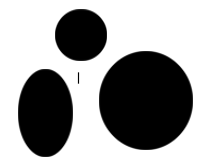
#> input picture data1.png, 218 x 168 px, found by its file name
$ python levelSet.py
#> lines starting #> are read from the running program, lines starting #| are printed output that depends on the picture; after the words box and inside, x2 and y2 are one past the last pixel; in counts of white or black regions, pixels touching at a corner belong together
### Program/flevelset.py
import numpy as np


def grad(x):
    return np.array(np.gradient(x))


def norm(x, axis=0):
    return np.sqrt(np.sum(np.square(x), axis=axis))


def levelset(phi_0, g, tms, it):
    for k in range(it):
        phi_0 = phi_0 + tms * g * norm(grad(phi_0))
    return phi_0

### Program/levelSet.py
import cv2
import numpy as np
import flevelset as lv
import time
import matplotlib.pyplot as plt
img = cv2.imread('data1.png')
#> img is the input picture: shape (168, 218, 3); min 0, max 255, mean 162.6
gray = cv2.cvtColor(img, cv2.COLOR_BGR2GRAY)
ln, cl = len(gray), len(gray[0])
#> ln = 168; cl = 218
tms = 0.2
it_in = 10
it_out = 80
sig = 1.5
img_s = cv2.GaussianBlur(gray, (15, 15), sig)
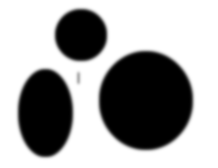
#> img_s: shape (168, 218); min 0, max 255, mean 162.6


def grad(x):
    return np.array(np.gradient(x))


def norm(x, axis=0):
#> called with x = array of shape (2, 168, 218), axis = 0
    return np.sqrt(np.sum(np.square(x), axis=axis))
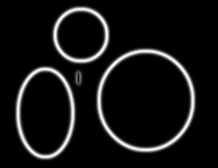
#> returned value: shape (168, 218) float64; min 0, max 63.78, mean 4.9; drawn with min black and max white


def stopping_fun(x):
    return 1. / (1. + norm(grad(x))**2)
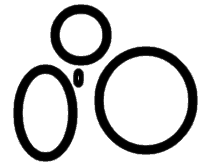
#> returned value: shape (168, 218) float64; min 0.000246, max 1, mean 0.82


g = stopping_fun(img_s)
c0 = 2
phi = c0*np.ones((ln, cl))
phi[5:-5, 5:-5] = -c0
def tresh0(x): return 255 if x <= 2 else 0


tresh = np.vectorize(tresh0)
for i in range(it_out):
    phi = lv.levelset(phi, g, tms, it_in)
    gbr = tresh(phi)
    cv2.imshow('Iteration', np.uint8(gbr))
    cv2.waitKey(1)
    time.sleep(0.1)
#> this loop made 80 passes
#> pass 1, `phi = lv.levelset(phi, g, tms, it_in)`:
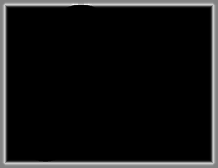
#> phi: shape (168, 218) float64; min -2, max 5.81, mean -1.37; drawn with min black and max white
#> pass 1, `gbr = tresh(phi)`:
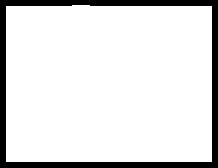
#> gbr: shape (168, 218) int64; 87.8% white; 1 black region, box (x1, y1, x2, y2) and area: (0, 0, 218, 168) 4470
#> after the loop:
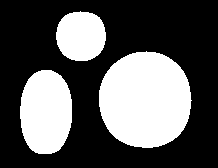
#> gbr: shape (168, 218) int64; 34.7% white; 3 white regions, box (x1, y1, x2, y2) and area: (99, 51, 192, 148) 7129, (20, 70, 72, 154) 3580, (56, 11, 106, 61) 2008
#> after the loop:
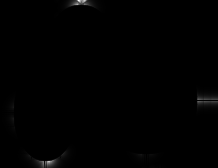
#> phi: shape (168, 218) float64; min -2, max 7.88e+19, mean 3.25e+17; drawn with min black and max white
cv2.destroyAllWindows()
# read the image
image = np.uint8(gbr)
image = cv2.cvtColor(image, cv2.COLOR_BGR2RGB)
pixel_values = image.reshape((-1, 3))
pixel_values = np.float32(pixel_values)
print(pixel_values.shape)
#| (36624, 3)
criteria = (cv2.TERM_CRITERIA_EPS + cv2.TERM_CRITERIA_MAX_ITER, 100, 0.2)
#> criteria = (3, 100, 0.2)
k = 2
_, labels, (centers) = cv2.kmeans(pixel_values, k, None,
                                  criteria, 10, cv2.KMEANS_RANDOM_CENTERS)
#> centers = [[0, 0, 0], [255, 255, 255]]
centers = np.uint8(centers)
labels = labels.flatten()
segmented_image = centers[labels.flatten()]
segmented_image = segmented_image.reshape(image.shape)
plt.imshow(segmented_image)
plt.show()
